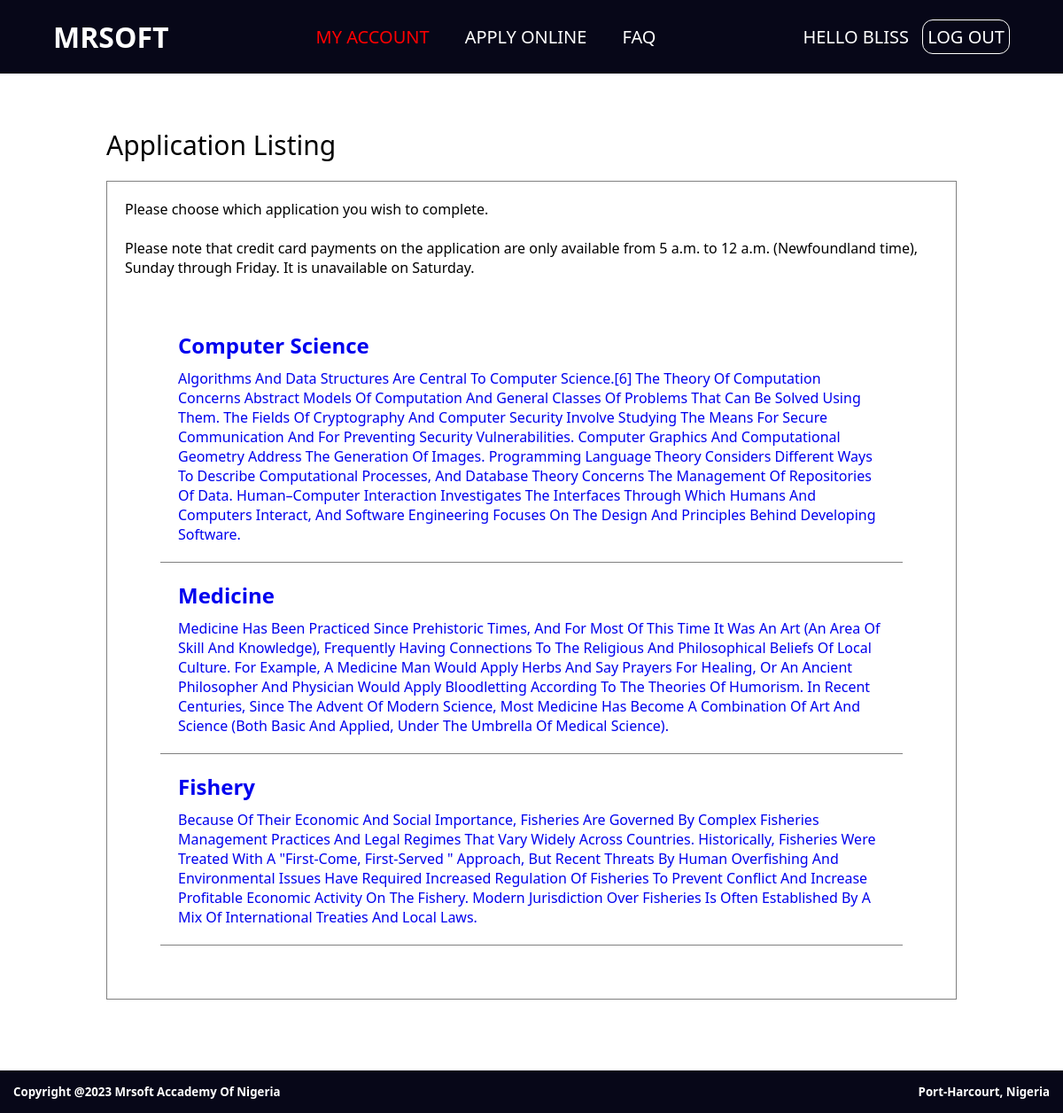
/admission_portal/apply/ (signed in), run on the app's committed database.
### admission_portal/models.py (models this page shows, shortened)
class Course_listing(models.Model):
    course_name=models.CharField(max_length=200)
    course_description=models.TextField()

### admission_portal/views.py (the view)
# urls.py: path('apply/', views.Apply, name='apply'),
@login_required(login_url='admission_login')
def Apply(request):
    course_listing=Course_listing.objects.all()
    return render(request, 'apply.html',{'course_listings':course_listing})

### templates/apply.html
{% extends 'admission_base.html' %}
{% load static %}
    {% block content %}
        <div class="apply_body">
            <h1>
                application listing
            </h1>
            <div class="application_listing">
                <p>
                    Please choose which application you wish to complete.
                </p>
                <br>
                <p>
                    Please note that credit card payments on the application are only available from 5 a.m. to 12 a.m. (Newfoundland time), Sunday through Friday. It is unavailable on Saturday.
                </p>
                <div class="listing">
                    {% for course_listing in course_listings %}
                    <a href="{% url 'online_application' %}">
                        <h2>
                            {{course_listing.course_name}}
                        </h2>
                        <p>
                            {{course_listing.course_description}}
                        </p>
                    </a>
                    {% endfor %}
                </div>
            </div>
        </div>
    {% endblock %}

### templates/admission_base.html (shortened to what this page needs)
{% load static %}
<!DOCTYPE html>
<html lang="en">
<head>
    <link rel="stylesheet" href="{% static 'index.css' %}">
</head>
<body>
    <div class="admission_portal">
        <header>
            <h1>MRSOFT</h1>
            <ul>
                <li>
                    <a href="{% url 'admission_portal' %}" class="active link">my account</a>
                </li>
                <li class="link">
                    <a href="{% url 'apply' %}">apply online</a>
                </li>
                <li class="link">
                    <a href="">faq</a>
                </li>
            </ul>
            <p class="link">
                {% if user.is_authenticated %}
                <a>hello {{user.first_name}} </a> <a href="{% url 'admission_logout' %}" class="admission_logout">log out</a>
                {% endif %}
            </p>
        </header>
       {% block content %}
       {% endblock %}
        <footer>
            <h5>
                <a href="">copyright @2023 mrsoft accademy of nigeria</a>
            </h5>
            <h5>
                port-harcourt, nigeria
            </h5>
        </footer>
    </div>
</body>
</html>

### static/index.css (style rules this page uses)
* { margin: 0; box-sizing: border-box; padding: 0; font-family: 'Segoe UI', Tahoma, Geneva, Verdana, sans-serif; }
body { overflow-x: hidden; }
footer { background-color: rgb(7, 7, 24); display: flex; justify-content: space-between; padding: 15px; }
footer h5 a { text-decoration: none; color: white; text-transform: capitalize; }
footer h5 { color: white; text-transform: capitalize; }
.admission_logout { border: 1px solid white; border-radius: 12px; margin-left: 10px; padding: 5px; }
.admission_portal header { background-color: rgb(7, 7, 24); color: white; padding: 20px 5%; display: flex; justify-content: space-between; align-items: center; text-transform: uppercase; }
.admission_portal header ul { display: flex; }
.admission_portal header ul li { list-style-type: none; padding: 0px 20px; }
.admission_portal header .link a { text-decoration: none; font-size: 20px; color: white; }
.active { color: red; text-decoration: none; font-size: 20px; }
.apply_body { padding: 60px 10%; }
.apply_body h1 { text-transform: capitalize; font-weight: 400; font-size: 30px; }
.application_listing { border: 1px solid gray; margin: 20px 0px; padding: 20px; }
.apply_body .listing { margin: 40px; }
.apply_body .listing>a { display: block; border-bottom: 1px solid gray; padding: 20px; text-decoration: none; text-transform: capitalize; }
.apply_body .listing h2 { margin-bottom: 10px; }
.active { color: red; font-size: 20px; }

### data on the page
Course_listing: course_name "Computer Science", course_description "Algorithms And Data Structures Are Central To Computer Science.[6] The Theory Of Computation Concerns Abstract Models Of Computation And General Classes Of Problems That Can Be Solved Using Them. The Fields Of Cryptography And Computer Security Involve Studying The Means For Secure Communication And For Preventing Security Vulnerabilities. Computer Graphics And Computational Geometry Address The Generation Of Images. Programming Language Theory Considers Different Ways To Describe Computational Processes, And Database Theory Concerns The Management Of Repositories Of Data. Human–computer Interaction Investigates The Interfaces Through Which Humans And Computers Interact, And Software…"
Course_listing: course_name "Medicine", course_description "Medicine Has Been Practiced Since Prehistoric Times, And For Most Of This Time It Was An Art (An Area Of Skill And Knowledge), Frequently Having Connections To The Religious And Philosophical Beliefs Of Local Culture. For Example, A Medicine Man Would Apply Herbs And Say Prayers For Healing, Or An Ancient Philosopher And Physician Would Apply Bloodletting According To The Theories Of Humorism. In Recent Centuries, Since The Advent Of Modern Science, Most Medicine Has Become A Combination Of Art And Science (Both Basic And Applied, Under The Umbrella Of Medical Science)."
Course_listing: course_name "Fishery", course_description "Because Of Their Economic And Social Importance, Fisheries Are Governed By Complex Fisheries Management Practices And Legal Regimes That Vary Widely Across Countries. Historically, Fisheries Were Treated With A \"first-Come, First-Served \" Approach, But Recent Threats By Human Overfishing And Environmental Issues Have Required Increased Regulation Of Fisheries To Prevent Conflict And Increase Profitable Economic Activity On The Fishery. Modern Jurisdiction Over Fisheries Is Often Established By A Mix Of International Treaties And Local Laws."

### other printed values
{{ user.first_name }} "BLISS"
